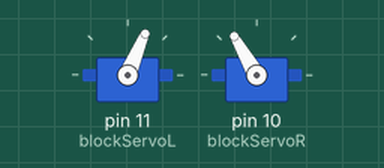
Bench run of a sketch on a simulated Arduino Uno, built with avr-gcc and run on an emulated ATmega328P. On the bench: 2 × servo.

Above: at 0.05 s.
At 6.0 s:
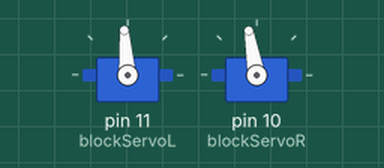
Timing chart, 0 to 7.8 s (numbered marks = the images above):
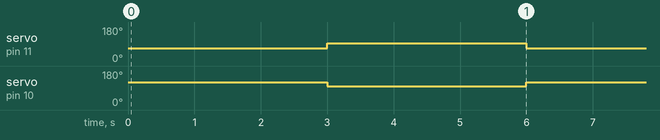

Measured:
- by itself, servo on pin 11 (blockServoL): alternates 94° for 3.0 s and 67° for 3.0 s
- by itself, servo on pin 10 (blockServoR): alternates 120° for 3.0 s and 100° for 3.0 s

The sketch:

Arm_motors.ino
```cpp
#include <Servo.h>

Servo blockServoL;  // left block servo
Servo blockServoR;  // right block servo

void setup() {
 blockServoL.attach(11); // attaches left block servo on pin 10
  blockServoR.attach(10); // attaches right block servo on pin 11
    blockServoL.write(94); //starts at 94
  blockServoR.write(100); //starts at 100
  Serial.begin(9600);
}

void loop() {
GrabBlock();
ReleaseBlock();
}

void GrabBlock() {
  blockServoL.write(67);
  blockServoR.write(120);
  delay(3000);
}
void ReleaseBlock() {
  blockServoL.write(94);
  blockServoR.write(100);
  delay(3000);
}
```
